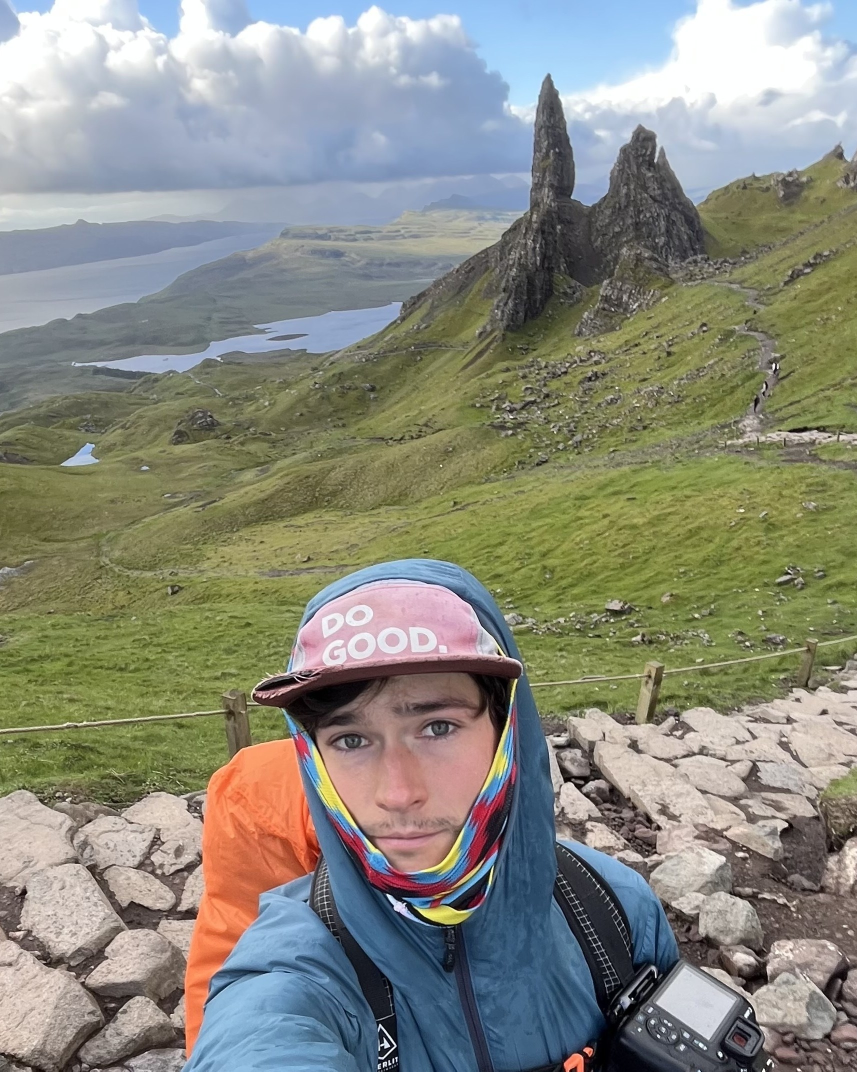
#> input picture assets/images/officers/raw/forrest-mccann.jpg, 1714 x 2143 px (shown at 1/2 size); its folder holds 4 pictures in this run
$ python prepare_officers.py
#> lines starting #> are read from the running program, lines starting #| are printed output that depends on the picture
#!/usr/bin/env python3
"""
 prepare_officers.py — turn raw officer photos into the ones the site serves.

 THE CROP IS A HUMAN'S JOB. A person knows that Forrest's photo is about the
 Old Man of Storr behind him and not only about his face; no aspect-ratio rule
 knows that. So the contract is:

   * hand it a photo ALREADY at 4:5 and this only resizes it. Your crop is
     kept exactly as you made it.
   * hand it anything else and it takes a centre crop so the site is not
     broken while it waits for you, and it prints a LOUD warning naming the
     file, because that crop is a placeholder and probably wrong.

 Drop originals in assets/images/officers/raw/ named firstname-lastname.jpg
 (any common extension works). Output goes to assets/images/officers/ at
 528x660 — 2x the 264x330 the roster renders, so it stays sharp on a retina
 screen — and that name is what goes in the photo column of data/people.csv.

 Raw files are kept. They are the only copy of the original framing, so if a
 crop is ever wrong you can redo it without asking anyone to dig out the photo
 again.

 Run:  python tools/prepare_officers.py
       python tools/prepare_officers.py --check   # report only, change nothing
"""

import argparse
import os
import sys

try:
    from PIL import Image, ImageOps
except ImportError:
    sys.exit("Pillow is needed: python -m pip install Pillow")

ROOT = os.path.dirname(os.path.dirname(os.path.abspath(__file__)))
RAW = os.path.join(ROOT, "assets", "images", "officers", "raw")
OUT = os.path.join(ROOT, "assets", "images", "officers")

TARGET_W, TARGET_H = 528, 660          # 2x of the 264x330 the grid renders
TARGET_RATIO = TARGET_W / float(TARGET_H)
TOLERANCE = 0.02                        # 4:5 give or take a couple of percent
EXTS = (".jpg", ".jpeg", ".png", ".webp", ".heic")


def main():
    ap = argparse.ArgumentParser()
    ap.add_argument("--check", action="store_true",
                    help="report what would happen, write nothing")
    args = ap.parse_args()

    if not os.path.isdir(RAW):
        os.makedirs(RAW, exist_ok=True)
        print("created %s — drop originals in there" % RAW)
        return 0

    names = sorted(f for f in os.listdir(RAW) if f.lower().endswith(EXTS))
    if not names:
        print("no raw photos in %s" % RAW)
        return 0

    guessed = []
    for name in names:
        src = os.path.join(RAW, name)
        stem = os.path.splitext(name)[0]
        dest = os.path.join(OUT, stem + ".jpg")

        # Phone photos carry their rotation in EXIF rather than in the pixels.
        im = ImageOps.exif_transpose(Image.open(src))
#> im is the input picture: PIL image 1714x2143 RGB; mean R, G, B 137.3, 138.6, 127.5
        ratio = im.width / float(im.height)
#> ratio = 0.8
        # Report what was handed IN. Printing the post-crop size made a photo
        # this script had just mangled look like it arrived at 4:5.
        was = "%dx%d" % (im.width, im.height)
#> was = '1714x2143'

        if abs(ratio - TARGET_RATIO) <= TOLERANCE:
            action = "resize only — your crop kept"
        else:
            action = "CENTRE CROP — please re-crop by hand"
            guessed.append(name)
            if ratio > TARGET_RATIO:                    # too wide
                w = int(round(im.height * TARGET_RATIO))
                left = (im.width - w) // 2
                im = im.crop((left, 0, left + w, im.height))
            else:                                       # too tall
                h = int(round(im.width / TARGET_RATIO))
                top = (im.height - h) // 2
                im = im.crop((0, top, im.width, top + h))

        print("  %-34s %-11s %s" % (name, was, action))
#|   forrest-mccann.jpg                 1714x2143   resize only — your crop kept

        if args.check:
            continue

        out = im.convert("RGB").resize((TARGET_W, TARGET_H), Image.LANCZOS)
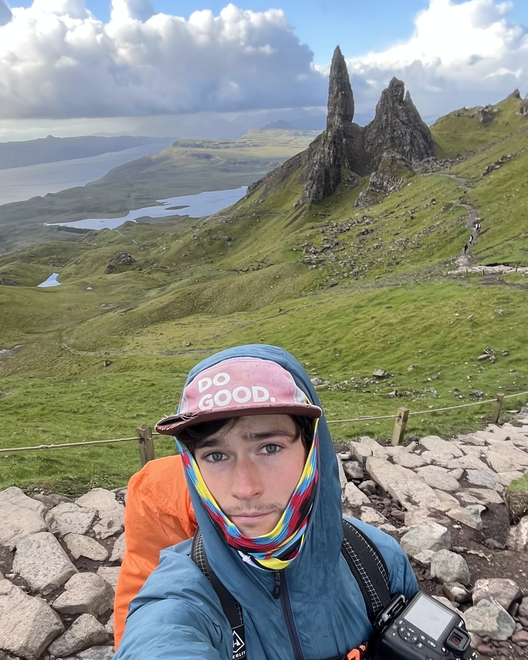
#> out: PIL image 528x660 RGB; mean R, G, B 137.3, 138.6, 127.5
#> pass 3 of the loop in main, `for name in names:`:
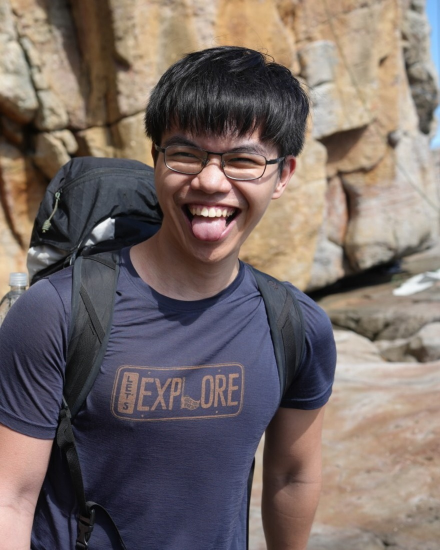
#> input picture assets/images/officers/raw/jj-kao.jpg, 880 x 1100 px (shown at 1/2 size)
#> in main, im is the input picture: PIL image 880x1100 RGB; mean R, G, B 119.6, 107.3, 103.7
#|   jj-kao.jpg                         880x1100    resize only — your crop kept
#> in main, `out = im.convert("RGB").resize((TARGET_W, TARGET_H), Image.LANCZOS)`:
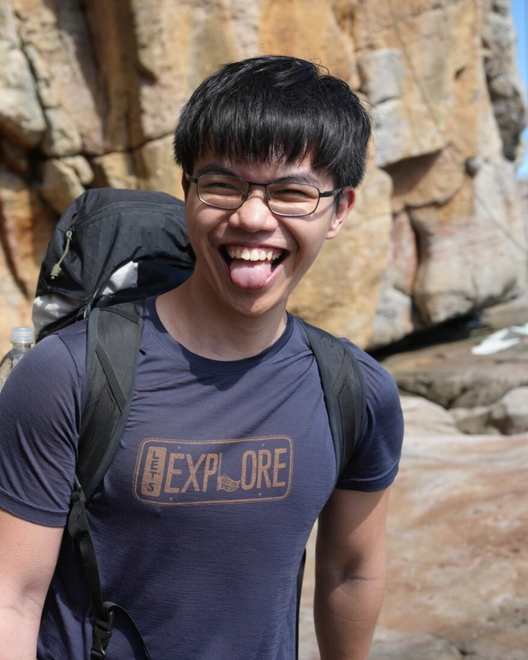
#> out: PIL image 528x660 RGB; mean R, G, B 119.6, 107.3, 103.7
#> the loop made 4 passes; the first 3 are shown
        out.save(dest, "JPEG", quality=86, optimize=True, progressive=True)

    if guessed:
        print("\n  " + "!" * 68)
        print("  These were not 4:5, so the centre was guessed. A centre crop of a")
        print("  photo of a person is usually wrong — it cuts heads off and keeps")
        print("  sky. Re-crop by hand to 4:5 and drop it back in raw/:")
        for g in guessed:
            print("    - %s" % g)
        print("  " + "!" * 68)

    print("\n%d photo(s) in raw/, output at %dx%d in assets/images/officers/"
          % (len(names), TARGET_W, TARGET_H))
    return 0


if __name__ == "__main__":
    sys.exit(main())
#> (the program exits here)
